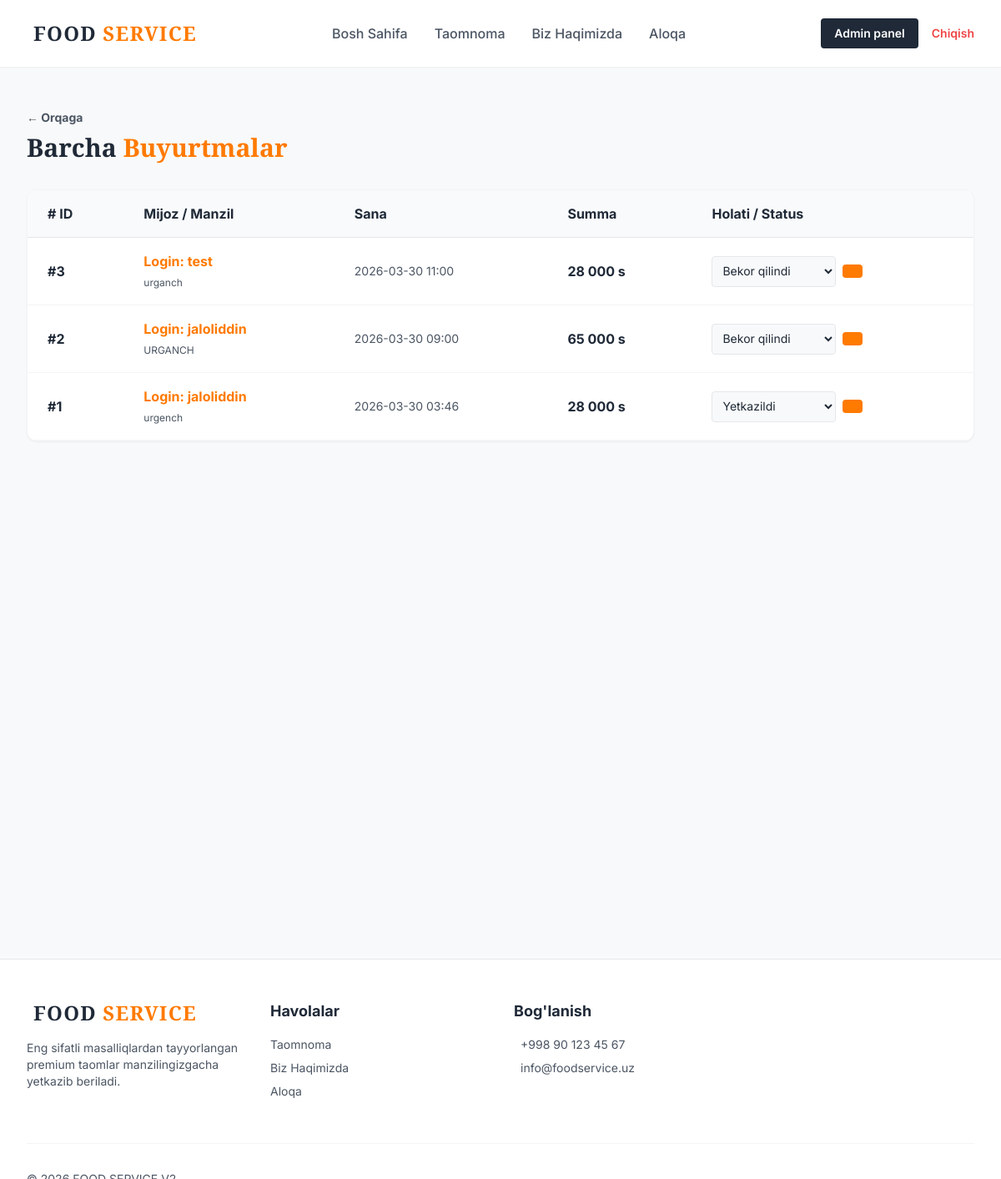
Page /admin/orders (signed in) on the committed database.
### models/order.py (models this page shows)
class Order(db.Model):
    __tablename__ = 'orders'
    id = db.Column(db.Integer, primary_key=True)
    user_id = db.Column(db.Integer, db.ForeignKey('users.id'), nullable=False)
    total_price = db.Column(db.Float, nullable=False)
    status = db.Column(db.String(50), default='Kutilmoqda') # Kutilmoqda, Tayyorlanmoqda, Yetkazildi, Bekor qilindi
    address = db.Column(db.Text, nullable=False) # Still keeping address for delivery destination
    created_at = db.Column(db.DateTime, default=lambda: datetime.now(ZoneInfo("Asia/Tashkent")))
    items = db.relationship('OrderItem', backref='order', lazy=True, cascade="all, delete-orphan")
    user = db.relationship('User', backref=db.backref('orders', lazy=True))

### models/user.py (models this page shows, shortened)
class User(UserMixin, db.Model):
    __tablename__ = 'users'
    id = db.Column(db.Integer, primary_key=True)
    username = db.Column(db.String(100), unique=True, nullable=False)
    password_hash = db.Column(db.String(255), nullable=False)
    role = db.Column(db.String(20), default='user') # 'user' or 'admin'
    @property
    def is_admin(self):
        return self.role == 'admin'

### routes/admin.py (the view)
@admin_bp.route('/orders')
@admin_required
def orders():
    all_orders = Order.query.order_by(Order.created_at.desc()).all()
    return render_template('pages/admin_orders.html', orders=all_orders)

### routes/admin.py (called while the page is built)
def admin_required(f):
    @wraps(f)
    @login_required
    def decorated_function(*args, **kwargs):
        if not current_user.is_admin:
            flash("Kechirasiz, sizda bu sahifaga kirish huquqi yo'q.", "danger")
            return redirect(url_for('main.index'))
        return f(*args, **kwargs)
    return decorated_function

### templates/pages/admin_orders.html (shortened to what this page needs)
{% extends "base.html" %}
{% block content %}
<section class="py-12 min-h-[70vh] bg-mainbg">
    <div class="max-w-7xl mx-auto px-4 sm:px-6 lg:px-8">
        <div class="flex justify-between items-center mb-8">
            <div>
                <a href="{{ url_for('admin.dashboard') }}" class="text-sm font-bold text-graytext hover:text-orange mb-2 inline-block">&larr; Orqaga</a>
                <h1 class="text-3xl font-serif font-bold text-darktext">Barcha <span class="text-orange">Buyurtmalar</span></h1>
            </div>
        </div>
        <div class="bg-white rounded-xl shadow-sm border border-gray-100 overflow-hidden">
            <div class="overflow-x-auto">
                <table class="w-full text-left border-collapse">
                    <thead>
                        <tr class="bg-gray-50 border-b border-gray-200 text-darktext font-bold">
                            <th class="py-4 px-6"># ID</th>
                            <th class="py-4 px-6">Mijoz / Manzil</th>
                            <th class="py-4 px-6">Sana</th>
                            <th class="py-4 px-6">Summa</th>
                            <th class="py-4 px-6">Holati / Status</th>
                        </tr>
                    </thead>
                    <tbody class="text-graytext">
                        {% for o in orders %}
                        <tr class="border-b border-gray-100 hover:bg-mainbg transition-colors">
                            <td class="py-4 px-6 font-bold text-darktext">#{{ o.id }}</td>
                            <td class="py-4 px-6">
                                <span class="font-bold text-orange">Login: {{ o.user.username }}</span><br>
                                <span class="text-xs">{{ o.address }}</span>
                            </td>
                            <td class="py-4 px-6 text-sm">{{ o.created_at.strftime('%Y-%m-%d %H:%M') }}</td>
                            <td class="py-4 px-6 font-bold text-darktext">{{ "{:,.0f}".format(o.total_price).replace(',', ' ') }} s</td>
                            <td class="py-4 px-6">
                                <form action="{{ url_for('admin.update_order_status', order_id=o.id) }}" method="POST" class="flex items-center gap-2">
                                    <select name="status" class="bg-mainbg border border-gray-200 text-darktext text-sm rounded focus:outline-none focus:border-orange py-2 px-2">
                                        <option value="Yetkazildi" {% if o.status == 'Yetkazildi' %}selected{% endif %}>Yetkazildi</option>
                                        <option value="Bekor qilindi" {% if o.status == 'Bekor qilindi' %}selected{% endif %}>Bekor qilindi</option>
                                    </select>
                                    <button type="submit" class="bg-orange text-white px-3 py-2 rounded text-sm hover:bg-orange"></button>
                                </form>
                            </td>
                        </tr>
                        {% endfor %}
                    </tbody>
                </table>
            </div>
        </div>
    </div>
</section>
{% endblock %}

### templates/base.html (shortened to what this page needs)
<!DOCTYPE html>
<html lang="uz">
<head>
    <script src="https://cdn.tailwindcss.com"></script>
    <link rel="stylesheet" href="{{ url_for('static', filename='css/style.css') }}">
</head>
<body class="bg-mainbg text-darktext font-sans antialiased flex flex-col min-h-screen">
    <nav class="fixed w-full z-50 transition-all duration-300 bg-white shadow-sm" id="navbar">
        <div class="max-w-7xl mx-auto px-4 sm:px-6 lg:px-8">
            <div class="flex justify-between items-center h-20">
                <a href="{{ url_for('main.index') }}" class="flex items-center gap-2 group">
                    <span class="font-serif text-2xl font-bold tracking-wider text-darktext">FOOD <span class="text-orange">SERVICE</span></span>
                </a>
                <div class="hidden md:flex items-center space-x-8">
                    <a href="{{ url_for('main.index') }}" class="font-medium nav-link hover:text-orange transition-colors {{ 'text-orange' if request.endpoint == 'main.index' else 'text-graytext' }}">Bosh Sahifa</a>
                    <a href="{{ url_for('menu.index') }}" class="font-medium nav-link hover:text-orange transition-colors {{ 'text-orange' if request.endpoint == 'menu.index' else 'text-graytext' }}">Taomnoma</a>
                    <a href="{{ url_for('main.about') }}" class="font-medium nav-link hover:text-orange transition-colors {{ 'text-orange' if request.endpoint == 'main.about' else 'text-graytext' }}">Biz Haqimizda</a>
                    <a href="{{ url_for('main.contact') }}" class="font-medium nav-link hover:text-orange transition-colors {{ 'text-orange' if request.endpoint == 'main.contact' else 'text-graytext' }}">Aloqa</a>
                </div>
                <div class="flex items-center gap-4">
                    {% if current_user.is_authenticated %}
                        {% if current_user.is_admin %}
                            <a href="{{ url_for('admin.dashboard') }}" class="text-sm font-semibold text-white bg-darktext py-2 px-4 rounded hover:bg-orange transition">Admin panel</a>
                        {% else %}
                            <a href="{{ url_for('user.dashboard') }}" class="text-sm font-semibold text-darktext hover:text-orange transition"><i class="ph ph-user"></i> Kabinet</a>
                        {% endif %}
                        <a href="{{ url_for('auth.logout') }}" class="text-sm font-semibold text-red-500 hover:text-red-700 transition">Chiqish</a>
                    {% else %}
                        <a href="{{ url_for('auth.login') }}" class="text-sm font-semibold text-darktext hover:text-orange transition">Kirish</a>
                    {% endif %}
                </div>
            </div>
        </div>
    </nav>
    <main class="flex-grow pt-20">
        {% block content %}{% endblock %}
    </main>
    <footer class="bg-white border-t border-gray-200 py-12 mt-20">
        <div class="max-w-7xl mx-auto px-4 sm:px-6 lg:px-8">
            <div class="grid grid-cols-1 md:grid-cols-4 gap-8">
                <div class="col-span-1 md:col-span-1">
                    <a href="/" class="flex items-center gap-2 mb-4">
                        <span class="font-serif text-2xl font-bold tracking-wider text-darktext">FOOD <span class="text-orange">SERVICE</span></span>
                    </a>
                    <p class="text-graytext text-sm mb-4">Eng sifatli masalliqlardan tayyorlangan premium taomlar manzilingizgacha yetkazib beriladi.</p>
                </div>
                <div>
                    <h3 class="text-lg font-bold text-darktext mb-4">Havolalar</h3>
                    <ul class="space-y-2 text-sm text-graytext">
                        <li><a href="{{ url_for('menu.index') }}" class="hover:text-orange">Taomnoma</a></li>
                        <li><a href="{{ url_for('main.about') }}" class="hover:text-orange">Biz Haqimizda</a></li>
                        <li><a href="{{ url_for('main.contact') }}" class="hover:text-orange">Aloqa</a></li>
                    </ul>
                </div>
                <div>
                    <h3 class="text-lg font-bold text-darktext mb-4">Bog'lanish</h3>
                    <ul class="space-y-2 text-sm text-graytext">
                        <li class="flex items-center gap-2"> +998 90 123 45 67</li>
                        <li class="flex items-center gap-2"> info@foodservice.uz</li>
                    </ul>
                </div>
            </div>
            <div class="border-t border-gray-100 mt-12 pt-8 flex justify-between text-sm text-graytext">
                <p>&copy; 2026 FOOD SERVICE V2.</p>
            </div>
        </div>
    </footer>
</body>
</html>

### static/css/style.css (style rules this page uses)
html { scroll-behavior: smooth; }
#navbar { transition: all 0.3s ease; }

### rows in the picture
Order: id "3", user.username "test", address "urganch", created_at "2026-03-30 11:00", total_price "28 000", status "Bekor qilindi"
Order: id "2", user.username "jaloliddin", address "URGANCH", created_at "2026-03-30 09:00", total_price "65 000", status "Bekor qilindi"
Order: id "1", user.username "jaloliddin", address "urgench", created_at "2026-03-30 03:46", total_price "28 000", status "Yetkazildi"
